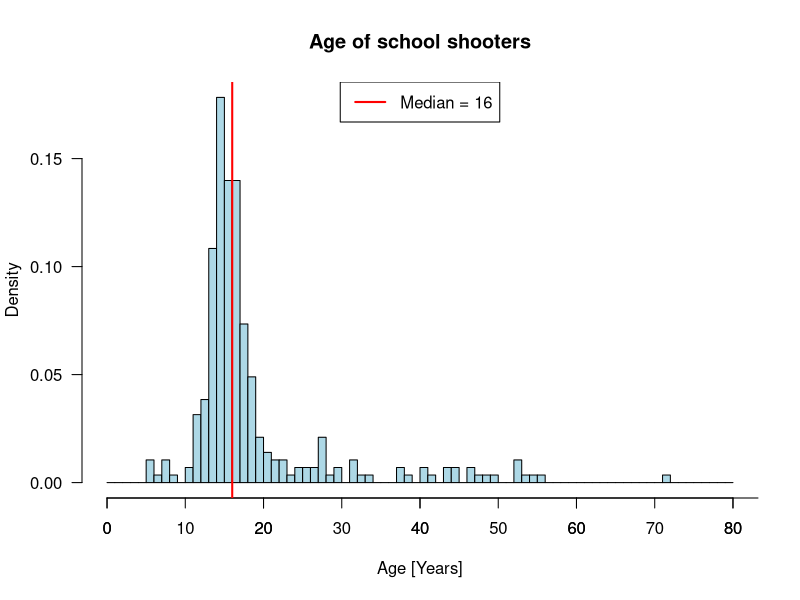
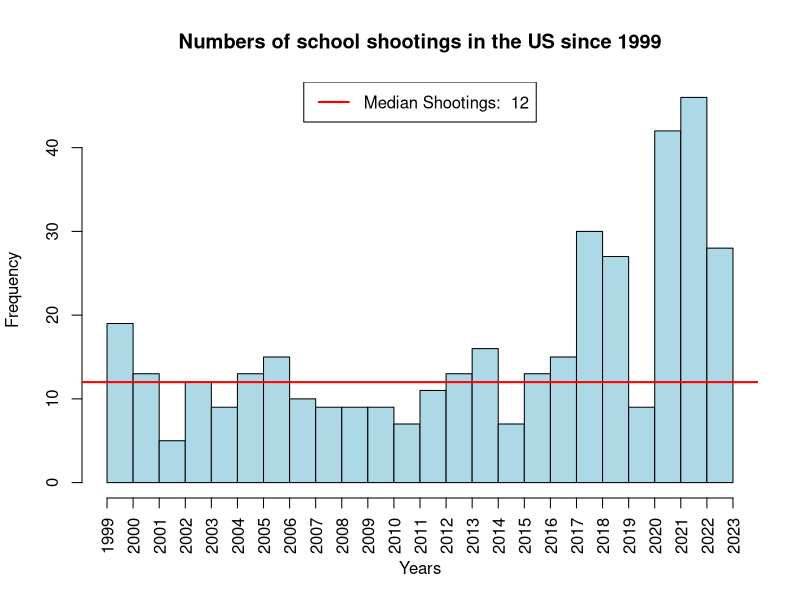

Write R code to recreate these figures, in order.
setwd("C:\\Users\\jonas\\OneDrive\\Dokumente\\GitHub\\EXPD-Semesterarbeit\\EXPD Semesterarbeit")
library(readr)
dat <- read_csv("school-shootings-data.csv")
View(dat)

# Age of Shooter
vec_shooter_age <- c(dat$age_shooter1,dat$age_shooter2) 
vec_shooter_age <- na.exclude(vec_shooter_age)
View(vec_shooter_age)

hist(vec_shooter_age, col = "lightblue", xlab = "Age [Years]",
     main = "Age of school shooters", ylab = "Density",
     breaks = c(seq(0, 80, by = 1)),
     las = 1, freq = FALSE)
axis(side=1, at=seq(0, 100, by=10))
median_age_shooter <- median(vec_shooter_age,na.rm = TRUE)
abline(v = median_age_shooter, col = "red", lty = 1, lwd = 2)
legend("top", legend = paste("Median =", median_age_shooter), col = "red", lty = 1, lwd = 2)

# Number schoolshootings
hist(dat$year,
     breaks = c(seq(1999, 2023)),
     main = "Numbers of school shootings in the US since 1999",
     xaxt = "n",
     xlab = "Years",
     col = "lightblue")
axis(side = 1, at = seq(1999, 2023, by = 1), las = 2)

meanshootings <- length(dat$year)/length(unique(dat$year))

# Median
mediantable <- table(dat$year)
medianshootings <- median(c(mediantable))

# Add Median and Legend to plot
abline(h = medianshootings, col = "red", lty = 1, lwd = 2)
legend("top", legend = paste("Median Shootings: ", round(medianshootings, 2)), col = "red", lty = 1, lwd = 2)
